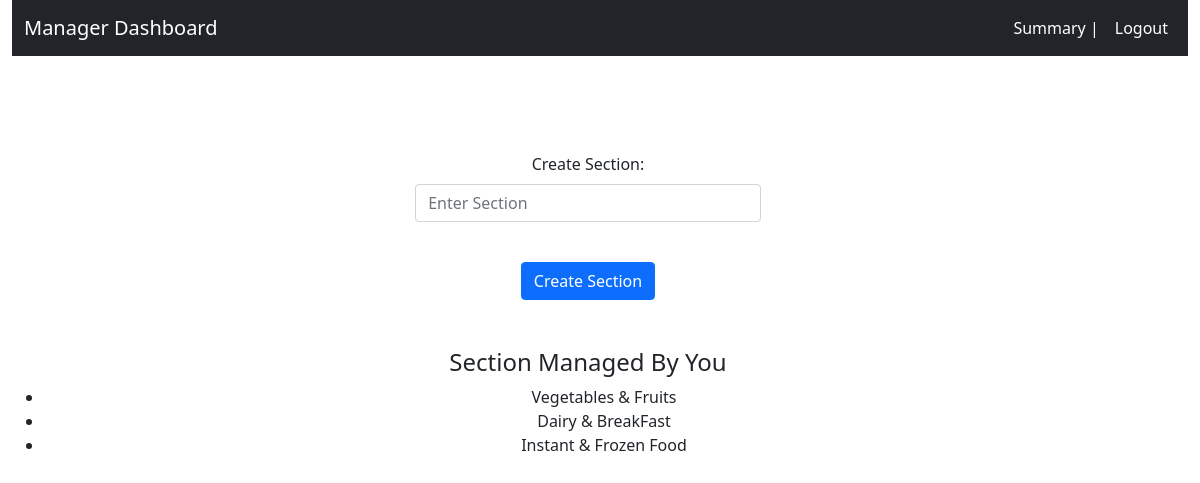
The page /createsection (signed in) on the database its author committed.
### models.py (models this page shows)
class Section(db.Model):
    __tablename__ = 'section'
    sid = db.Column(db.Integer, primary_key=True, autoincrement=True)
    section = db.Column(db.String, unique=True, nullable=False)
    products = db.relationship('Product', backref='section')
    manager_id = db.Column(db.Integer, db.ForeignKey('manager.mid'), nullable=False)
    cart_section =  db.relationship('Cart', backref='section')

### StoreManager/authmanager.py (the view)
@authM.route('/createsection', methods=["POST", "GET"])
def Create_S():
    mid = session.get('mid')
    obj = Section.query.filter_by(manager_id=mid).all()
    return render_template('manager/Manager_dashboard.html',objSection = obj)

### StoreManager/templates/manager/Manager_dashboard.html
{% extends 'baseM.html' %}
{% block content%}
  <div class="container mt-5">
    <div align="center">
        <form action="/create" method="post">
          <div class="mb-3" style="width:30%">
            <label for="section" class="form-label">Create Section:</label>
            <input type="text" class="form-control" id="section" name="section" placeholder="Enter Section">
          </div>
          <br>
          <button type="submit" class="btn btn-primary">Create Section</button>
        </form>
        <br><br>
        <h4>Section Managed By You</h4>
        <ul>
          {% for mysec in objSection%}
              <li>{{mysec.section}}</li>
          {% endfor %}
        </ul>
    </div>
  </div>
{% endblock %}

### rows shown on the page
Section: section "Vegetables & Fruits"
Section: section "Dairy & BreakFast"
Section: section "Instant & Frozen Food"
